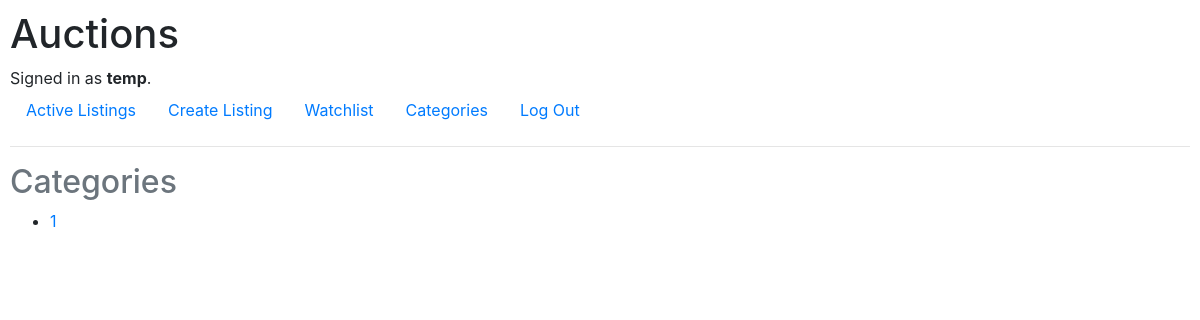
Page /categories (signed in) on the earlier database version.
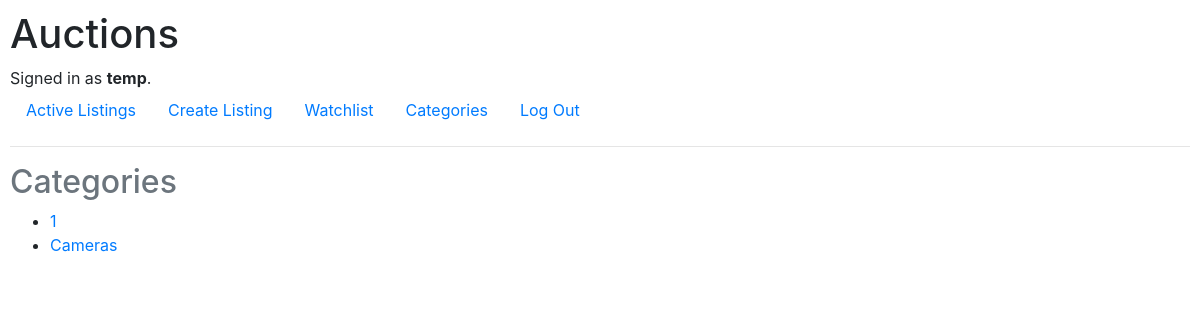
Same page on the later database version.
### auctions/models.py (models this page shows, shortened)
class Auction_listing(models.Model):
    listing_title = models.CharField(max_length=64)
    description = models.CharField(max_length=500)
    image_url = models.URLField(max_length=50000)
    seller = models.ForeignKey(User, on_delete=models.CASCADE, related_name="seller")
    winner = models.ForeignKey(User, on_delete=models.CASCADE, related_name="winner", null=True)
    closed = models.BooleanField(default=False)
    category = models.CharField(max_length=32)

### auctions/views.py (the view)
# urls.py: path("categories", views.categories, name="categories"),
def categories(request):
    listing_objs = Auction_listing.objects.all()
    categories = []
    for listing_obj in listing_objs:
        category = listing_obj.category
        if category not in categories:
            categories.append(category)
    return render(request, "auctions/categories.html", {
        "categories":categories
    })

### auctions/templates/auctions/categories.html
{% extends "auctions/layout.html" %}
{% block body %}
<h2 class="text-muted">Categories</h2>
<ul>
    {% for category in categories %}
    {% if category != "" %}
    <li><a href="{% url 'category' category %}">{{ category }}</a></li>
    {% endif %}
    {% endfor %}
</ul>
{% endblock %}

Differences in the rows shown:
added Auction_listing: categories "Cameras"
